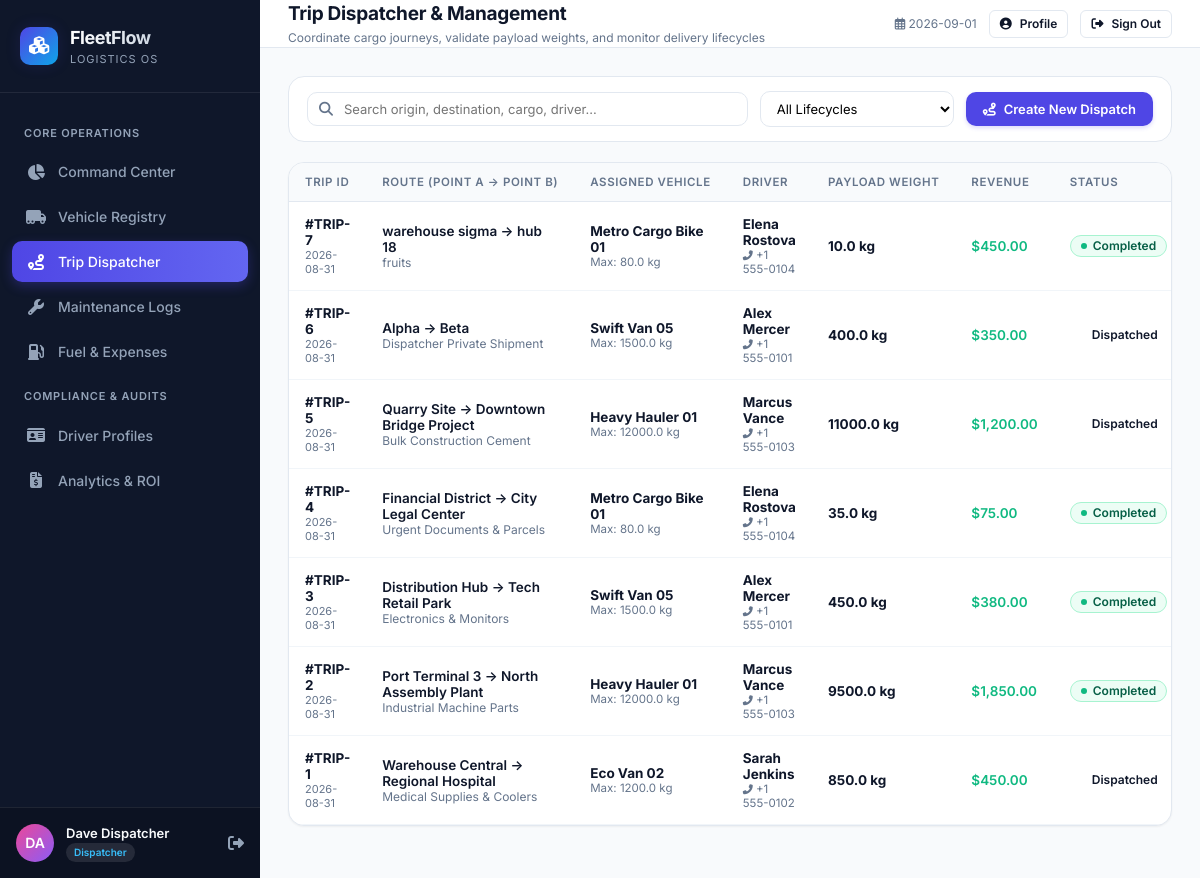
Page /trips (signed in) on the committed database.
### tables this page shows
CREATE TABLE users (
        id INTEGER PRIMARY KEY AUTOINCREMENT,
        name TEXT NOT NULL,
        email TEXT UNIQUE NOT NULL,
        password TEXT NOT NULL,
        role TEXT NOT NULL,
        is_active INTEGER DEFAULT 1,
        reset_token TEXT,
        reset_token_expiry TIMESTAMP,
        last_login TIMESTAMP,
        created_at TIMESTAMP DEFAULT CURRENT_TIMESTAMP
    );

CREATE TABLE trips (
        id INTEGER PRIMARY KEY AUTOINCREMENT,
        vehicle_id INTEGER NOT NULL,
        driver_id INTEGER NOT NULL,
        cargo_weight REAL NOT NULL,
        cargo_description TEXT,
        origin TEXT NOT NULL,
        destination TEXT NOT NULL,
        distance REAL DEFAULT 0,
        status TEXT DEFAULT 'Draft',
        revenue REAL DEFAULT 0,
        start_odometer INTEGER DEFAULT 0,
        end_odometer INTEGER DEFAULT 0,
        start_time TIMESTAMP,
        end_time TIMESTAMP,
        created_at TIMESTAMP DEFAULT CURRENT_TIMESTAMP, created_by INTEGER REFERENCES users(id),
        FOREIGN KEY (vehicle_id) REFERENCES vehicles (id) ON DELETE CASCADE,
        FOREIGN KEY (driver_id) REFERENCES drivers (id) ON DELETE CASCADE
    );

CREATE TABLE vehicles (
        id INTEGER PRIMARY KEY AUTOINCREMENT,
        name TEXT NOT NULL,
        model TEXT NOT NULL,
        license_plate TEXT UNIQUE NOT NULL,
        type TEXT NOT NULL,
        max_capacity REAL NOT NULL,
        odometer INTEGER DEFAULT 0,
        acquisition_cost REAL DEFAULT 0,
        region TEXT DEFAULT 'Central',
        status TEXT DEFAULT 'Available',
        created_at TIMESTAMP DEFAULT CURRENT_TIMESTAMP
    );

CREATE TABLE drivers (
        id INTEGER PRIMARY KEY AUTOINCREMENT,
        name TEXT NOT NULL,
        license_number TEXT UNIQUE NOT NULL,
        license_category TEXT NOT NULL,
        license_expiry DATE NOT NULL,
        phone TEXT,
        status TEXT DEFAULT 'On Duty',
        safety_score INTEGER DEFAULT 100,
        trips_completed INTEGER DEFAULT 0,
        created_at TIMESTAMP DEFAULT CURRENT_TIMESTAMP
    );

### app.py (the view)
@app.route('/trips')
@login_required
def trips():
    conn = get_db()
    trips_list = conn.execute('''

        SELECT t.*, v.name as vehicle_name, v.max_capacity as vehicle_max_cap, v.odometer as vehicle_odometer,

               d.name as driver_name, d.phone as driver_phone, d.license_category as driver_category

        FROM trips t

        JOIN vehicles v ON t.vehicle_id = v.id

        JOIN drivers d ON t.driver_id = d.id

        ORDER BY t.id DESC

    ''').fetchall()
    available_vehicles = conn.execute("SELECT * FROM vehicles WHERE status = 'Available'").fetchall()
    available_drivers = conn.execute("SELECT * FROM drivers WHERE status = 'On Duty'").fetchall()
    conn.close()
    return render_template(
        'trips.html',
        trips=trips_list,
        available_vehicles=available_vehicles,
        available_drivers=available_drivers
    )

### app.py (called while the page is built)
@login_manager.user_loader
def load_user(user_id):
    conn = get_db()
    user = conn.execute('SELECT * FROM users WHERE id = ?', (user_id,)).fetchone()
    conn.close()
    if user:
        return User(user['id'], user['email'], user['role'], user['name'], user['is_active'])
    return None

@app.context_processor
def utility_processor():
    def get_today():
        return date.today().isoformat()
    def is_expired(expiry_date):
        if not expiry_date:
            return False
        try:
            exp = datetime.strptime(str(expiry_date)[:10], '%Y-%m-%d').date()
            return exp < date.today()
        except Exception:
            return False
    def days_until(expiry_date):
        if not expiry_date:
            return None
        try:
            exp = datetime.strptime(str(expiry_date)[:10], '%Y-%m-%d').date()
            return (exp - date.today()).days
        except Exception:
            return None
    return dict(today=get_today, is_expired=is_expired, days_until=days_until)

    @property
    def is_active(self):
        return bool(self._is_active)

### database/connection.py (called while the page is built)
def get_db():
    conn = sqlite3.connect(DB_PATH)
    conn.row_factory = sqlite3.Row
    conn.execute('PRAGMA foreign_keys = ON;')
    return conn

### templates/trips.html (shortened to what this page needs)
{% extends "base.html" %}
{% block header_title %}Trip Dispatcher & Management{% endblock %}
{% block header_subtitle %}Coordinate cargo journeys, validate payload weights, and monitor delivery lifecycles{% endblock %}
{% block content %}
<div class="filter-bar">
    <div class="search-input-group">
        <i class="fas fa-search"></i>
        <input type="text" id="tableSearchInput" class="form-control" placeholder="Search origin, destination, cargo, driver...">
    </div>
    <div>
        <select id="statusFilter" class="form-select">
            <option value="">All Lifecycles</option>
        </select>
    </div>
    <button class="btn btn-primary" data-modal-target="createTripModal">
        <i class="fas fa-route"></i> Create New Dispatch
    </button>
</div>
<div class="panel">
    <div class="table-responsive">
        <table class="data-table">
            <thead>
                <tr>
                    <th>Trip ID</th>
                    <th>Route (Point A → Point B)</th>
                    <th>Assigned Vehicle</th>
                    <th>Driver</th>
                    <th>Payload Weight</th>
                    <th>Revenue</th>
                    <th>Status</th>
                </tr>
            </thead>
            <tbody>
                {% for t in trips %}
                <tr data-status="{{ t.status }}">
                    <td>
                        <strong>#TRIP-{{ t.id }}</strong>
                        <div style="font-size: 11px; color: var(--text-muted);">{{ t.created_at[:10] }}</div>
                    </td>
                    <td>
                        <div style="font-weight: 600;">{{ t.origin }} → {{ t.destination }}</div>
                        <div style="font-size: 12px; color: var(--text-muted);">{{ t.cargo_description }}</div>
                    </td>
                    <td>
                        <div><strong>{{ t.vehicle_name }}</strong></div>
                        <div style="font-size: 11.5px; color: var(--text-muted);">Max: {{ t.vehicle_max_cap }} kg</div>
                    </td>
                    <td>
                        <div><strong>{{ t.driver_name }}</strong></div>
                        <div style="font-size: 11.5px; color: var(--text-muted);"><i class="fas fa-phone-alt" style="font-size: 10px;"></i> {{ t.driver_phone }}</div>
                    </td>
                    <td>
                        <strong>{{ t.cargo_weight }} kg</strong>
                    </td>
                    <td style="color: var(--success); font-weight: 600;">${{ "{:,.2f}".format(t.revenue) }}</td>
                    <td>
                        <span class="status-pill pill-{{ t.status.lower() }}">{{ t.status }}</span>
                    </td>
                </tr>
                {% endfor %}
            </tbody>
        </table>
    </div>
</div>
{% endblock %}

### templates/base.html (shortened to what this page needs)
﻿<!DOCTYPE html>
<html lang="en">
<head>
    <link rel="stylesheet" href="https://cdnjs.cloudflare.com/ajax/libs/font-awesome/6.5.1/css/all.min.css">
    <link rel="stylesheet" href="{{ url_for('static', filename='css/style.css') }}">
</head>
<body>
    <div class="app-container">
        <aside class="sidebar">
            <div class="sidebar-header">
                <div class="logo-badge">
                    <i class="fas fa-cubes"></i>
                </div>
                <div class="logo-text">
                    <h1>FleetFlow</h1>
                    <span>Logistics OS</span>
                </div>
            </div>
            <nav class="sidebar-nav">
                <div class="nav-section-title">Core Operations</div>
                <a href="{{ url_for('dashboard') }}"
                    class="nav-link {% if request.endpoint == 'dashboard' %}active{% endif %}">
                    <i class="fas fa-chart-pie"></i>
                    <span>Command Center</span>
                </a>
                <a href="{{ url_for('vehicles') }}"
                    class="nav-link {% if request.endpoint == 'vehicles' %}active{% endif %}">
                    <i class="fas fa-truck-moving"></i>
                    <span>Vehicle Registry</span>
                </a>
                <a href="{{ url_for('trips') }}" class="nav-link {% if request.endpoint == 'trips' %}active{% endif %}">
                    <i class="fas fa-route"></i>
                    <span>Trip Dispatcher</span>
                </a>
                <a href="{{ url_for('maintenance') }}"
                    class="nav-link {% if request.endpoint == 'maintenance' %}active{% endif %}">
                    <i class="fas fa-wrench"></i>
                    <span>Maintenance Logs</span>
                </a>
                <a href="{{ url_for('expenses') }}"
                    class="nav-link {% if request.endpoint == 'expenses' %}active{% endif %}">
                    <i class="fas fa-gas-pump"></i>
                    <span>Fuel & Expenses</span>
                </a>
                <div class="nav-section-title">Compliance & Audits</div>
                <a href="{{ url_for('drivers') }}"
                    class="nav-link {% if request.endpoint == 'drivers' %}active{% endif %}">
                    <i class="fas fa-id-card"></i>
                    <span>Driver Profiles</span>
                </a>
                <a href="{{ url_for('reports') }}"
                    class="nav-link {% if request.endpoint == 'reports' %}active{% endif %}">
                    <i class="fas fa-file-invoice-dollar"></i>
                    <span>Analytics & ROI</span>
                </a>
            </nav>
            <div class="sidebar-footer">
                <div class="user-card">
                    <div class="user-avatar">
                        {{ current_user.name[:2].upper() if current_user.is_authenticated else 'FF' }}
                    </div>
                    <div class="user-info">
                        <div class="user-name">{{ current_user.name if current_user.is_authenticated else 'Guest User'
                            }}</div>
                        <span class="user-role-badge">{{ current_user.role if current_user.is_authenticated else
                            'Viewer' }}</span>
                    </div>
                    <a href="{{ url_for('logout') }}" title="Logout"
                        style="color: #94a3b8; font-size: 16px; margin-left: 8px;">
                        <i class="fas fa-sign-out-alt"></i>
                    </a>
                </div>
            </div>
        </aside>
        <div class="main-wrapper">
            <header class="top-navbar">
                <div class="page-title">
                    <h2>{% block header_title %}Command Center{% endblock %}</h2>
                    <p>{% block header_subtitle %}Overview of fleet operations and logistics telemetry{% endblock %}</p>
                </div>
                <div class="nav-actions">
                    <span style="font-size: 12px; color: var(--text-muted);">
                        <i class="far fa-calendar-alt"></i> {{ today() }}
                    </span>
                    <a href="{{ url_for('profile') }}" class="btn btn-secondary btn-sm">
                        <i class="fas fa-user-circle"></i> Profile
                    </a>
                    <a href="{{ url_for('logout') }}" class="btn btn-secondary btn-sm" title="Sign out">
                        <i class="fas fa-sign-out-alt"></i> Sign Out
                    </a>
                </div>
            </header>
            <main class="content-body">
                {% block content %}{% endblock %}
            </main>
        </div>
    </div>
</body>
</html>

### rows in the picture
users: name "DA", name "Dave Dispatcher", role "Dispatcher"
trips: id "7", created_at "2026-08-31", origin "warehouse sigma", destination "hub 18", cargo_description "fruits", vehicle_name "Metro Cargo Bike 01", vehicle_max_cap "80.0", driver_name "Elena Rostova", driver_phone "+1 555-0104", cargo_weight "10.0", revenue "450.00", status "Completed"
trips: id "6", created_at "2026-08-31", origin "Alpha", destination "Beta", cargo_description "Dispatcher Private Shipment", vehicle_name "Swift Van 05", vehicle_max_cap "1500.0", driver_name "Alex Mercer", driver_phone "+1 555-0101", cargo_weight "400.0", revenue "350.00", status "Dispatched"
trips: id "5", created_at "2026-08-31", origin "Quarry Site", destination "Downtown Bridge Project", cargo_description "Bulk Construction Cement", vehicle_name "Heavy Hauler 01", vehicle_max_cap "12000.0", driver_name "Marcus Vance", driver_phone "+1 555-0103", cargo_weight "11000.0", revenue "1,200.00", status "Dispatched"
trips: id "4", created_at "2026-08-31", origin "Financial District", destination "City Legal Center", cargo_description "Urgent Documents & Parcels", vehicle_name "Metro Cargo Bike 01", vehicle_max_cap "80.0", driver_name "Elena Rostova", driver_phone "+1 555-0104", cargo_weight "35.0", revenue "75.00", status "Completed"
trips: id "3", created_at "2026-08-31", origin "Distribution Hub", destination "Tech Retail Park", cargo_description "Electronics & Monitors", vehicle_name "Swift Van 05", vehicle_max_cap "1500.0", driver_name "Alex Mercer", driver_phone "+1 555-0101", cargo_weight "450.0", revenue "380.00", status "Completed"
trips: id "2", created_at "2026-08-31", origin "Port Terminal 3", destination "North Assembly Plant", cargo_description "Industrial Machine Parts", vehicle_name "Heavy Hauler 01", vehicle_max_cap "12000.0", driver_name "Marcus Vance", driver_phone "+1 555-0103", cargo_weight "9500.0", revenue "1,850.00", status "Completed"
trips: id "1", created_at "2026-08-31", origin "Warehouse Central", destination "Regional Hospital", cargo_description "Medical Supplies & Coolers", vehicle_name "Eco Van 02", vehicle_max_cap "1200.0", driver_name "Sarah Jenkins", driver_phone "+1 555-0102", cargo_weight "850.0", revenue "450.00", status "Dispatched"
